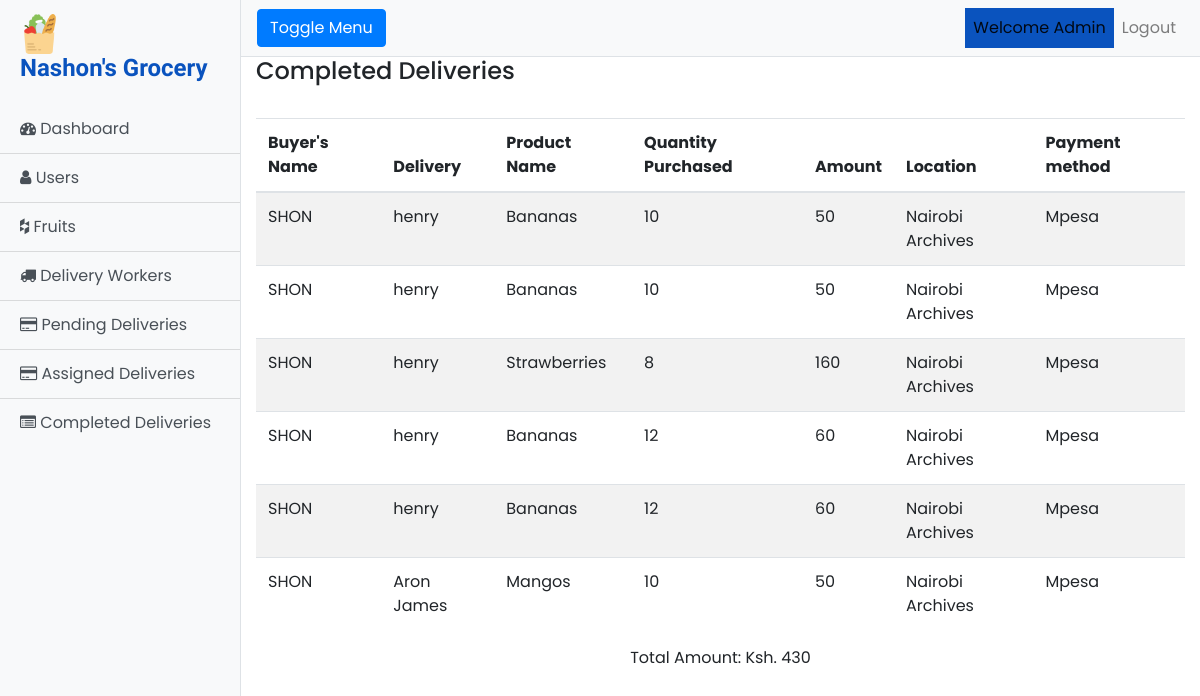
Page /Admin/completed_deliveries.php on the committed database.
### tables this page shows
CREATE TABLE `assigned_deliveries` (
  `ad_id` int(11) NOT NULL,
  `worker_id` int(11) NOT NULL,
  `worker_name` varchar(30) NOT NULL,
  `b_name` varchar(30) NOT NULL,
  `p_name` varchar(30) NOT NULL,
  `q_purchased` varchar(10) NOT NULL,
  `t_amount` varchar(10) NOT NULL,
  `pickup` varchar(30) NOT NULL,
  `p_method` varchar(30) NOT NULL,
  `status` varchar(30) NOT NULL DEFAULT 'uncompleted',
  `date_added` datetime NOT NULL
);

### Admin/completed_deliveries.php (the view, shortened to what this page needs)
<!DOCTYPE html>
<html lang="en">
<head>
    <link rel="stylesheet" href="../assets/css/bootstrap.min.css">
    <link rel="stylesheet" href="https://cdnjs.cloudflare.com/ajax/libs/font-awesome/4.7.0/css/font-awesome.min.css">
    <link href="../assets/css/app.css" rel="stylesheet">
</head>
<body>
<div class="d-flex" id="wrapper">
    <div class="bg-light border-right" id="sidebar-wrapper">
        <div class="sidebar-heading">
            <img src="../assets/images/icon.png" class="img-fluid" width="20%" style="margin-right: -400px;" alt="Logo"><br>
            <h4><b>Nashon's Grocery</b></h4></div>
        <div class="list-group list-group-flush">
            <a href="index.php" class="list-group-item list-group-item-action bg-light"><i class="fa fa-dashboard"></i> Dashboard</a>
            <a href="users.php" class="list-group-item list-group-item-action bg-light"><i class="fa fa-user"></i> Users</a>
            <a href="fruits.php" class="list-group-item list-group-item-action bg-light"><i class="fa fa-houzz"></i> Fruits</a>
            <a href="delivery_workers.php" class="list-group-item list-group-item-action bg-light"><i class="fa fa-truck"></i> Delivery Workers</a>
            <a href="pending_deliveries.php" class="list-group-item list-group-item-action bg-light"><i class="fa fa-credit-card"></i> Pending Deliveries</a>
            <a href="assigned_deliveries.php" class="list-group-item list-group-item-action bg-light"><i class="fa fa-credit-card"></i> Assigned Deliveries</a>
            <a href="completed_deliveries.php" class="list-group-item list-group-item-action bg-light"><i class="fa fa-list-alt"></i> Completed Deliveries</a>
        </div>
    </div>
    <div id="page-content-wrapper">
        <nav class="navbar navbar-expand-lg navbar-light bg-light border-bottom">
            <button class="btn btn-primary" id="menu-toggle">Toggle Menu</button>
            <div class="collapse navbar-collapse" id="navbarSupportedContent">
                <ul class="navbar-nav ml-auto mt-2 mt-lg-0">
                    <li class="nav-item active">
                        <a class="nav-link" href="#">Welcome Admin <span class="sr-only">(current)</span></a>
                    </li>
                    <li class="nav-item">
                        <a class="nav-link" href="logout.php">Logout</a>
                    </li>
                </ul>
            </div>
        </nav>
        <div class="container-fluid">
            <h4>Completed Deliveries</h4><br>
            <div class="table-responsive">
                <table class="table table-striped table-hover">
                    <thead>
                    <th>Buyer's Name</th>
                    <th>Delivery</th>
                    <th>Product Name</th>
                    <th>Quantity Purchased</th>
                    <th>Amount</th>
                    <th>Location</th>
                    <th>Payment method</th>
                    </thead>
                    <tbody>
                    <?php
                    include '../includes/dbconnect.php';
                    $sql = "SELECT * FROM assigned_deliveries WHERE status ='completed'";
                    $result = mysqli_query($con, $sql);
                    ?>
                    <?php
                    if(mysqli_num_rows($result)){
                        while($row = mysqli_fetch_array($result))
                        {
                            ?>
                            <tr>
                                <td><?php echo $row['b_name'] ?></td>
                                <td><?php echo $row['worker_name'] ?></td>
                                <td><?php echo $row['p_name'] ?></td>
                                <td><?php echo $row['q_purchased'] ?></td>
                                <td><?php echo $row['t_amount'] ?></td>
                                <td><?php echo $row['pickup'] ?></td>
                                <td><?php echo $row['p_method'] ?></td>
                            </tr>
                            <?php
                        }
                    }else{
                        ?>
                        <tr>
                            <td colspan="7">There are no assigned deliveries</td>
                        </tr>
                        <?php
                    }
                    ?>
                    </tbody>
                </table>
                <?php
                $sql = "SELECT SUM(t_amount) AS value_sum FROM assigned_deliveries WHERE status='Completed' ";
                $result = mysqli_query($con, $sql);
                $row = mysqli_fetch_assoc($result);
                $total = $row['value_sum'];
                ?>
                <p style="text-align: center">Total Amount: Ksh. <?php echo $total;?></p>
            </div>
        </div>
    </div>
</div>
</body>
</html>

### assets/css/app.css (style rules this page uses)
body { font-family: 'Poppins', sans-serif; }
#wrapper { overflow-x: hidden; }
#sidebar-wrapper { min-height: 100vh; margin-left: -15rem; -webkit-transition: margin .25s ease-out; -moz-transition: margin .25s ease-out; -o-transition: margin .25s ease-out; transition: margin .25s ease-out; }
#sidebar-wrapper .sidebar-heading { padding: 0.875rem 1.25rem; font-size: 1.2rem; }
#sidebar-wrapper .list-group { width: 15rem; }
#page-content-wrapper { min-width: 100vw; }
@media (min-width: 768px) { #sidebar-wrapper { margin-left: 0; } }
@media (min-width: 768px) { #page-content-wrapper { min-width: 0; width: 100%; } }
.active { color: black; background: #0a53be; }
.sidebar-heading { color: #0a53be; font-size: 40px; font-family: 'Courgette', cursive; }

### rows in the picture
assigned_deliveries: b_name "SHON", worker_name "henry", p_name "Bananas", q_purchased "10", t_amount "50", pickup "Nairobi Archives", p_method "Mpesa"
assigned_deliveries: b_name "SHON", worker_name "henry", p_name "Bananas", q_purchased "10", t_amount "50", pickup "Nairobi Archives", p_method "Mpesa"
assigned_deliveries: b_name "SHON", worker_name "henry", p_name "Strawberries", q_purchased "8", t_amount "160", pickup "Nairobi Archives", p_method "Mpesa"
assigned_deliveries: b_name "SHON", worker_name "henry", p_name "Bananas", q_purchased "12", t_amount "60", pickup "Nairobi Archives", p_method "Mpesa"
assigned_deliveries: b_name "SHON", worker_name "henry", p_name "Bananas", q_purchased "12", t_amount "60", pickup "Nairobi Archives", p_method "Mpesa"
assigned_deliveries: b_name "SHON", worker_name "Aron James", p_name "Mangos", q_purchased "10", t_amount "50", pickup "Nairobi Archives", p_method "Mpesa"

### other values in the picture
$total "430"
